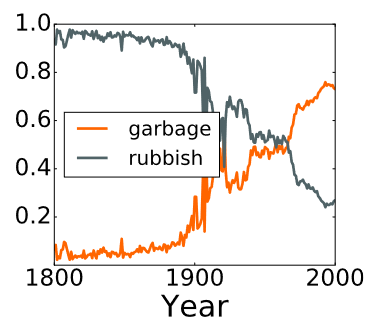
#> input picture Data/Pre_processing/images/Amato_et_al_1D.PNG, 384 x 333 px
$ python -i ORC_plot_framework.py   (imports and definitions only)
#> lines starting #> are read from the running program, lines starting #| are printed output that depends on the picture; after the words box and inside, x2 and y2 are one past the last pixel; in counts of white or black regions, pixels touching at a corner belong together
# -*- coding: utf-8 -*-
"""
Created on Tue Aug  1 17:27:51 2023

@author: everall
"""
import pandas as pd
import os
import cv2
import numpy as np
import csv
from pdf2image import convert_from_path


folder_path = "../Data/Lit"
image_path_og = "../Data/Pre_processing/images/"

#%%

def csv_to_dict_v6(csv_path):
    """
    Convert a CSV file with columns 'title' and 'pages' to a dictionary.
    Handles titles with commas and multiple page numbers.
    """
    page_dict = {}

    with open(csv_path, 'r') as csvfile:
        reader = csv.reader(csvfile)
        next(reader)  # Skip the header row
        for row in reader:
            # Identify the last non-numeric element to determine the title boundary
            title_boundary = max([i for i, item in enumerate(row) if not item.isdigit()])

            title = ",".join(row[:title_boundary + 1])
            pages = list(map(int, row[title_boundary + 1:]))

            page_dict[title] = pages

    return page_dict

# [64 lines left out: function extract_graphs_from_pdf_v3, not called in this run]

# Testing the updated function with the provided PDF


def extract_data_points_from_image(image_path, x_axis_limits=None, y_axis_limits=None):
    """
    Extract data points from a plot in an image.

    Parameters:
    - image_path: Path to the image containing the plot.
    - x_axis_limits: Tuple containing the minimum and maximum values of the x-axis.
    - y_axis_limits: Tuple containing the minimum and maximum values of the y-axis.

    Returns:
    - List of (x, y) coordinates of the extracted data points.
    """
    # Load the image
    img = cv2.imread(image_path, cv2.IMREAD_GRAYSCALE)
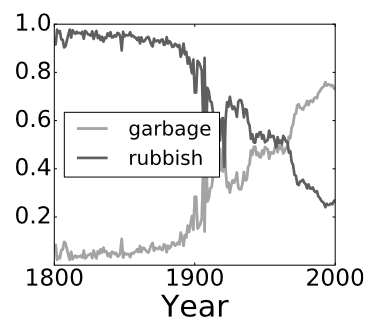
#> img: shape (333, 384); min 0, max 255, mean 240.8

    # Preprocess the image
    img_blurred = cv2.GaussianBlur(img, (5, 5), 0)
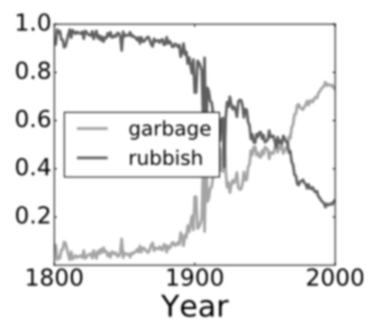
#> img_blurred: shape (333, 384); min 21, max 255, mean 240.8
    _, img_binary = cv2.threshold(img_blurred, 200, 255, cv2.THRESH_BINARY_INV)
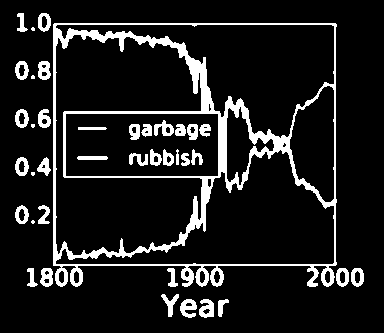
#> img_binary: shape (333, 384); 11.4% white; 39 white regions (5 under 20 px), largest, box (x1, y1, x2, y2) and area: (53, 23, 337, 287) 10087, (180, 299, 197, 318) 204, (199, 299, 214, 318) 199

    # Detect edges
    edges = cv2.Canny(img_binary, 50, 150)
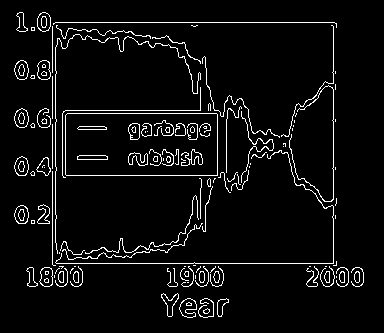
#> edges: shape (333, 384); 5.3% white in thin lines or dots, all inside (x1, y1, x2, y2) = (14, 12, 364, 318)

    # Detect lines using Hough transform
    lines = cv2.HoughLinesP(edges, 1, np.pi/180, threshold=100, minLineLength=10, maxLineGap=5)
#> lines = [[37, 22, 334, 22], [52, 263, 336, 263], [333, 199, 333, 26], [52, 284, 52, 26], [234, 175, 247, 175], [55, 242, 55, 47], [62, 175, 224, 175], [62, 113, 227, 113], [65, 110, 200, 110]]

    # Extract endpoints of the detected lines as data points
    points = []
    for line in lines:
        x1, y1, x2, y2 = line[0]
        points.append((x1, y1))
        points.append((x2, y2))
#> this loop made 9 passes
#> after the loop, points = [(37, 22), (334, 22), (52, 263), (336, 263), (333, 199), (333, 26), (52, 284), (52, 26), (234, 175), (247, 175), (55, 242), (55, 47), (62, 175), (224, 175), (62, 113), (227, 113), (65, 110), (200, 110)]

    # Sort the data points by their x-coordinates
    points = sorted(points, key=lambda x: x[0])
#> points = [(37, 22), (52, 263), (52, 284), (52, 26), (55, 242), (55, 47), (62, 175), (62, 113), (65, 110), (200, 110), (224, 175), (227, 113), (234, 175), (247, 175), (333, 199), (333, 26), (334, 22), (336, 263)]

    # If axis limits are provided, normalize the data points
    if x_axis_limits and y_axis_limits:
        x_min, x_max = x_axis_limits
        y_min, y_max = y_axis_limits
        img_width, img_height = img.shape[1], img.shape[0]
        points = [((x / img_width) * (x_max - x_min) + x_min,
                   (1 - (y / img_height)) * (y_max - y_min) + y_min) for x, y in points]

    return points

# [9 lines left out: function save_data_points_to_csv, not called in this run]


def generate_page_dict(folder_path):
    """Auto-generate a dictionary of PDF filenames and corresponding pages for extraction."""
    page_dict = {}

    # Auto-generate page_dict values based on PDF filenames in the folder
    for pdf_filename in os.listdir(folder_path):
        if pdf_filename.endswith(".pdf"):
            pdf_name_without_extension = os.path.splitext(pdf_filename)[0]
            page_dict[pdf_name_without_extension] = []  # Empty list to be filled manually

    return page_dict

# [18 lines left out: function process_pdfs, not called in this run]


#%%
#get csv of pdf's to give page numbers
# [1 line that did not run here, left out]
# [1 line that did not run here, left out]
# [1 line that did not run here, left out]
# [1 line not run here, left out]
#%%
#load csv
# [1 line that did not run here, left out]
# [1 line not run here, left out]

>>> result = extract_data_points_from_image('../Data/Pre_processing/images/Amato_et_al_1D.PNG')
#> result has the same summary as points in extract_data_points_from_image

$ run again, on Data/Pre_processing/images/Hu_Winter_1.PNG
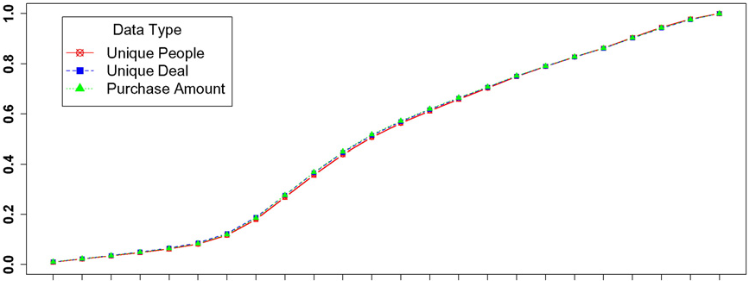
#> input picture Data/Pre_processing/images/Hu_Winter_1.PNG, 752 x 281 px
#> in extract_data_points_from_image, `_, img_binary = cv2.threshold(img_blurred, 200, 255, cv2.THRESH_BINARY..`:
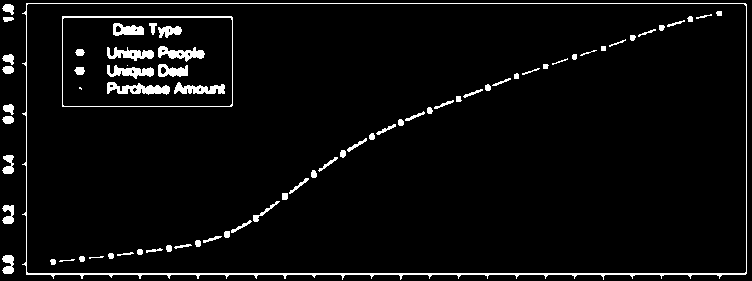
#> img_binary: shape (281, 752); 4.4% white; 70 white regions (2 under 20 px), largest, box (x1, y1, x2, y2) and area: (22, 3, 747, 280) 2961, (62, 16, 233, 107) 694, (107, 82, 170, 95) 475
#> in extract_data_points_from_image, `edges = cv2.Canny(img_binary, 50, 150)`:
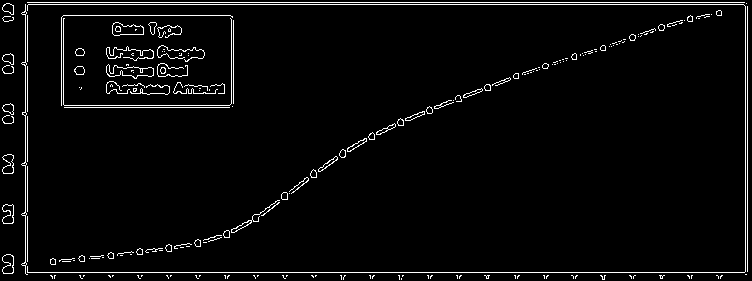
#> edges: shape (281, 752); 3.4% white in thin lines or dots
#> lines = [[25, 4, 743, 4], [25, 272, 744, 272], [27, 2, 744, 2], [25, 273, 25, 5], [747, 271, 747, 6], [745, 274, 745, 6], [27, 274, 27, 5], [63, 15, 230, 15], [64, 107, 229, 107], [61, 105, 229, 105]]
#> the loop in extract_data_points_from_image, `for line in lines:` made 10 passes
#> after the loop in extract_data_points_from_image, `for line in lines:`: points = [(25, 4), (743, 4), (25, 272), (744, 272), (27, 2), (744, 2), (25, 273), (25, 5), (747, 271), (747, 6), (745, 274), (745, 6), (27, 274), (27, 5), (63, 15), (230, 15), (64, 107), (229, 107), (61, 105), (229, 105)]
#> in extract_data_points_from_image, `points = sorted(points, key=lambda x: x[0])`: points = [(25, 4), (25, 272), (25, 273), (25, 5), (27, 2), (27, 274), (27, 5), (61, 105), (63, 15), (64, 107), (229, 107), (229, 105), (230, 15), (743, 4), (744, 272), (744, 2), (745, 274), (745, 6), (747, 271), (747, 6)]
#> result has the same summary as points in extract_data_points_from_image

$ run again, on Data/Pre_processing/images/Iacoppini_2022_1_n.PNG
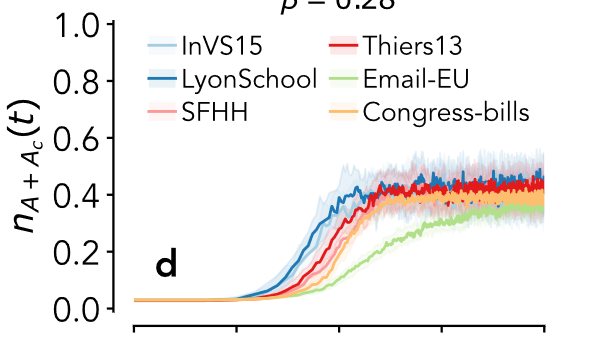
#> input picture Data/Pre_processing/images/Iacoppini_2022_1_n.PNG, 591 x 341 px
#> in extract_data_points_from_image, `_, img_binary = cv2.threshold(img_blurred, 200, 255, cv2.THRESH_BINARY..`:
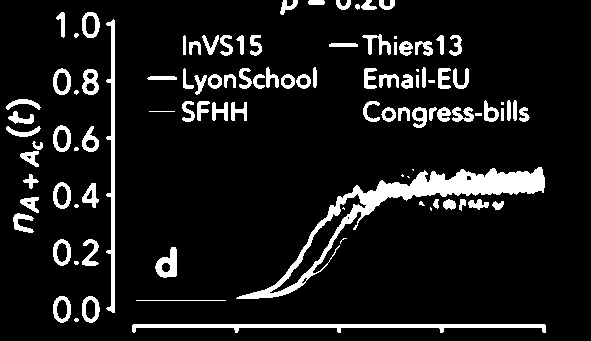
#> img_binary: shape (341, 591); 9.9% white; 102 white regions (16 under 20 px), largest, box (x1, y1, x2, y2) and area: (236, 167, 545, 299) 5494, (132, 324, 546, 333) 1750, (106, 19, 115, 313) 1277
#> in extract_data_points_from_image, `edges = cv2.Canny(img_binary, 50, 150)`:
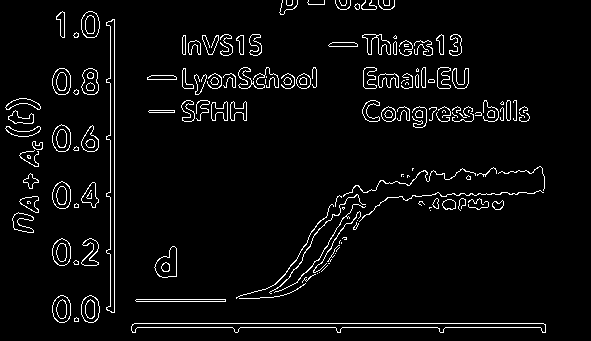
#> edges: shape (341, 591); 4.4% white in thin lines or dots, all inside (x1, y1, x2, y2) = (5, 0, 546, 333)
#> lines = [[134, 323, 543, 323], [445, 327, 545, 327], [114, 312, 114, 19], [110, 311, 110, 21], [240, 327, 335, 327], [145, 299, 201, 299], [147, 79, 185, 79], [363, 84, 398, 84], [136, 301, 225, 301]]
#> the loop in extract_data_points_from_image, `for line in lines:` made 9 passes
#> after the loop in extract_data_points_from_image, `for line in lines:`: points = [(134, 323), (543, 323), (445, 327), (545, 327), (114, 312), (114, 19), (110, 311), (110, 21), (240, 327), (335, 327), (145, 299), (201, 299), (147, 79), (185, 79), (363, 84), (398, 84), (136, 301), (225, 301)]
#> in extract_data_points_from_image, `points = sorted(points, key=lambda x: x[0])`: points = [(110, 311), (110, 21), (114, 312), (114, 19), (134, 323), (136, 301), (145, 299), (147, 79), (185, 79), (201, 299), (225, 301), (240, 327), (335, 327), (363, 84), (398, 84), (445, 327), (543, 323), (545, 327)]
#> result has the same summary as points in extract_data_points_from_image

$ run again, on Data/Pre_processing/images/Karsai_et_al_2016_1.PNG
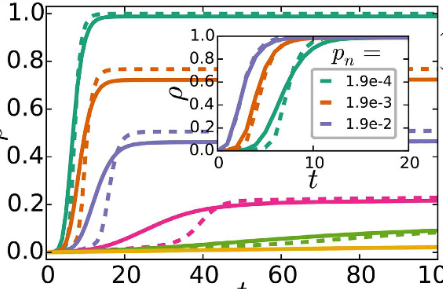
#> input picture Data/Pre_processing/images/Karsai_et_al_2016_1.PNG, 443 x 289 px
#> in extract_data_points_from_image, `_, img_binary = cv2.threshold(img_blurred, 200, 255, cv2.THRESH_BINARY..`:
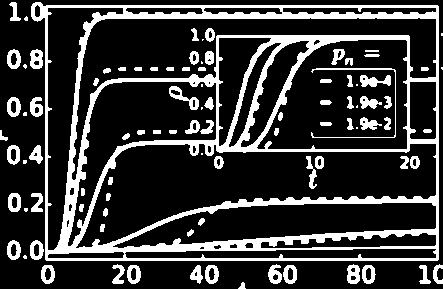
#> img_binary: shape (289, 443); 21.6% white; 94 white regions (16 under 20 px), largest, box (x1, y1, x2, y2) and area: (31, 2, 439, 261) 20209, (311, 68, 396, 138) 327, (169, 86, 199, 110) 232
#> in extract_data_points_from_image, `edges = cv2.Canny(img_binary, 50, 150)`:
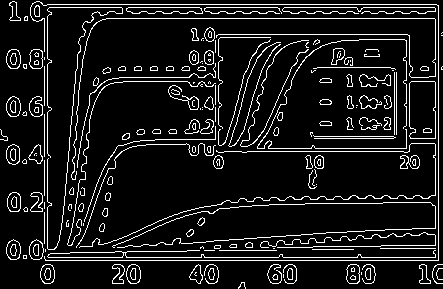
#> edges: shape (289, 443); 10% white in thin lines or dots
#> lines = 36 rows, first 6: [42, 4, 436, 4], [206, 7, 277, 7], [45, 260, 438, 260], [41, 257, 438, 257], [106, 18, 438, 18], [438, 269, 438, 5]
#> the loop in extract_data_points_from_image, `for line in lines:` made 36 passes
#> after the loop in extract_data_points_from_image, `for line in lines:`: points = 72 pairs, first value 19 to 438, second value 4 to 269
#> result has the same summary as points in extract_data_points_from_image
